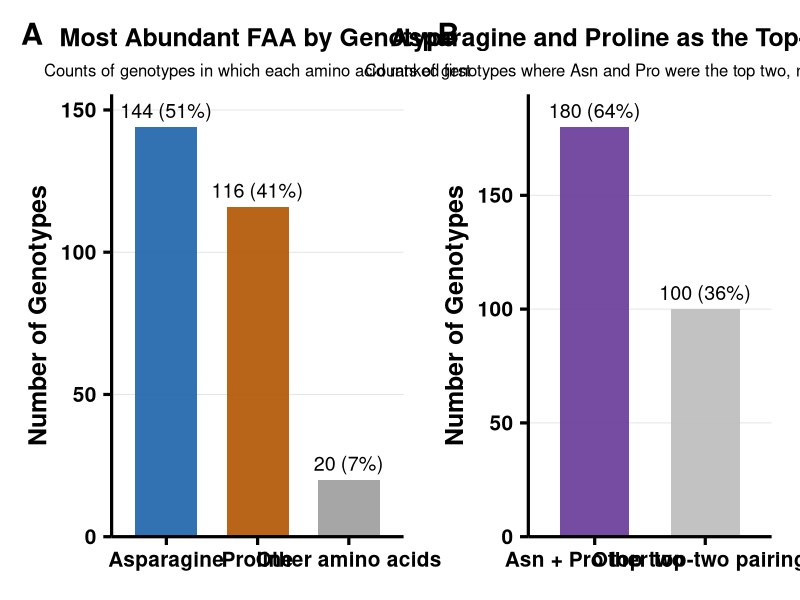

Generate this figure with R:
################################################################################
### SUPPLEMENTARY FIGURE: ASPARAGINE / PROLINE FAA RANK COUNTS
################################################################################

library(tidyverse)
library(ggplot2)
library(patchwork)
library(scales)

################################################################################
### CONFIGURATION
################################################################################

output_dir <- "Figs/Supplementary"
output_file <- file.path(output_dir, "SuppFig_FAA_Asn_Pro_panel.png")

dir.create(output_dir, showWarnings = FALSE, recursive = TRUE)

plot_theme <- theme_minimal(base_size = 24) +
  theme(
    plot.title = element_text(size = 18, face = "bold", hjust = 0.5, margin = margin(b = 8)),
    plot.subtitle = element_text(size = 12, hjust = 0.5, margin = margin(b = 10)),
    plot.tag = element_text(size = 22, face = "bold"),
    plot.tag.position = c(0.01, 0.99),
    axis.title.x = element_text(size = 18, face = "bold"),
    axis.title.y = element_text(size = 18, face = "bold"),
    axis.text.x = element_text(size = 15, face = "bold", color = "black"),
    axis.text.y = element_text(size = 15, face = "bold", color = "black"),
    axis.line = element_line(color = "black"),
    axis.ticks = element_line(color = "black"),
    panel.grid.major.x = element_blank(),
    panel.grid.minor = element_blank(),
    panel.grid.major.y = element_line(color = "grey88", linewidth = 0.3),
    legend.position = "none",
    plot.margin = margin(15, 15, 15, 15)
  )

rank1_colors <- c(
  "Asparagine" = "#2166AC",
  "Proline" = "#B35806",
  "Other amino acids" = "#9E9E9E"
)

pair_colors <- c(
  "Asn + Pro top two" = "#6A3D9A",
  "Other top-two pairings" = "#BDBDBD"
)

################################################################################
### SOURCE COUNTS FROM MANUSCRIPT SUMMARY
################################################################################

n_genotypes <- 280

rank1_df <- tibble(
  category = factor(
    c("Asparagine", "Proline", "Other amino acids"),
    levels = c("Asparagine", "Proline", "Other amino acids")
  ),
  n_count = c(144, 116, 20)
) %>%
  mutate(prop = n_count / n_genotypes)

top2_df <- tibble(
  category = factor(
    c("Asn + Pro top two", "Other top-two pairings"),
    levels = c("Asn + Pro top two", "Other top-two pairings")
  ),
  n_count = c(180, 100)
) %>%
  mutate(prop = n_count / n_genotypes)

################################################################################
### BUILD FIGURE
################################################################################

p_rank1 <- ggplot(rank1_df, aes(x = category, y = n_count, fill = category)) +
  geom_col(width = 0.68, alpha = 0.92) +
  geom_text(
    aes(
      label = paste0(n_count, " (", percent(prop, accuracy = 1), ")")
    ),
    vjust = -0.6,
    size = 5
  ) +
  scale_fill_manual(values = rank1_colors) +
  scale_y_continuous(
    expand = expansion(mult = c(0, 0.08)),
    breaks = pretty_breaks(n = 5)
  ) +
  labs(
    tag = "A",
    title = "Most Abundant FAA by Genotype",
    subtitle = "Counts of genotypes in which each amino acid ranked first",
    x = NULL,
    y = "Number of Genotypes"
  ) +
  plot_theme

p_top2 <- ggplot(top2_df, aes(x = category, y = n_count, fill = category)) +
  geom_col(width = 0.62, alpha = 0.92) +
  geom_text(
    aes(
      label = paste0(n_count, " (", percent(prop, accuracy = 1), ")")
    ),
    vjust = -0.6,
    size = 5
  ) +
  scale_fill_manual(values = pair_colors) +
  scale_y_continuous(
    expand = expansion(mult = c(0, 0.08)),
    breaks = pretty_breaks(n = 5)
  ) +
  labs(
    tag = "B",
    title = "Asparagine and Proline as the Top-Two FAA",
    subtitle = "Counts of genotypes where Asn and Pro were the top two, regardless of order",
    x = NULL,
    y = "Number of Genotypes"
  ) +
  plot_theme

combined_plot <- p_rank1 + p_top2 + plot_layout(widths = c(1.2, 1))

################################################################################
### SAVE
################################################################################

ggsave(
  filename = output_file,
  plot = combined_plot,
  width = 13,
  height = 6.8,
  dpi = 300,
  bg = "white"
)

cat("Saved figure:\n  ", output_file, "\n", sep = "")
